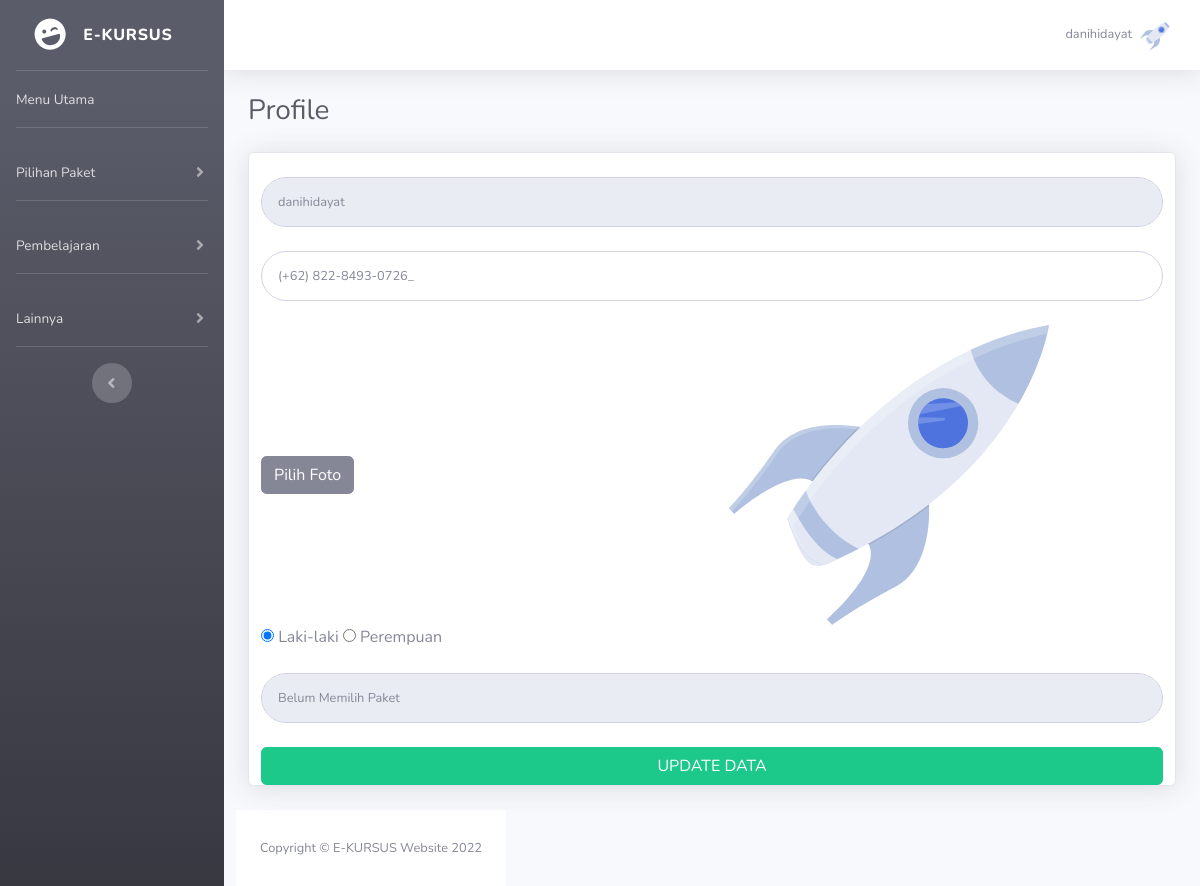
The app's page /projekan/on-user/profile.php (signed in) with its own data.
### tables this page shows
CREATE TABLE `data_user` (
  `username` VARCHAR(25) NOT NULL,
  `foto_profil` VARCHAR(50) DEFAULT 'undraw_rocket.svg',
  `bukti_pembayaran` VARCHAR(50) DEFAULT NULL,
  `jenis_kelamin` VARCHAR(25) DEFAULT NULL,
  `nomor_telepon` VARCHAR(25) DEFAULT NULL,
  `valid` VARCHAR(1) DEFAULT 'f',
  `masa_aktif` DATE DEFAULT NULL,
  `paket` INT(11) DEFAULT NULL
);

### projekan/on-user/profile.php (the view, shortened to what this page needs)
<?php
    include '../config.php';
    $sql_valid = "SELECT valid FROM data_user WHERE username = ? ";
    $check_log = $con->prepare($sql_valid);
    $check_log->bind_param('s',$_SESSION['nama']);
    $check_log->execute();
    $check_log->store_result();
    $check_log->bind_result($valid);
    $row = array();
    if ($check_log->fetch()) {
        $row = array('valid'=>$valid);
    }
    $sql_user = "SELECT foto_profil, jenis_kelamin, nomor_telepon, paket, masa_aktif FROM data_user WHERE username = ?";
    $check_user = $con->prepare($sql_user);
    $check_user->bind_param('s', $_SESSION['nama']);
    $check_user->execute();
    $check_user->store_result();
    $check_user->bind_result($foto_profil, $jenis_kelamin, $nomor_telepon, $paket, $masa_aktif);
    $rows = array();
    if ($check_user->fetch()) {
        $rows = array('foto_profil'=>$foto_profil, 'jenis_kelamin'=>$jenis_kelamin, 'nomor_telepon'=>$nomor_telepon, 'paket'=>$paket, 'masa_aktif'=>$masa_aktif);
    }
?>
<!DOCTYPE html>
<html lang="en">
<head>
    <link href="../assets/vendor/fontawesome-free/css/all.min.css" rel="stylesheet" type="text/css">
    <link href="../assets/css/sb-admin-2.min.css" rel="stylesheet">
</head>
<body id="page-top">
    <div id="wrapper">
        <ul class="navbar-nav bg-gradient-dark sidebar sidebar-dark accordion" id="accordionSidebar">
            <a class="sidebar-brand d-flex align-items-center justify-content-center" href="index.php">
                <div class="sidebar-brand-icon rotate-n-15">
                    <i class="fas fa-laugh-wink"></i>
                </div>
                <div class="sidebar-brand-text mx-3">E-KURSUS</div>
            </a>
            <hr class="sidebar-divider my-0">
            <li class="nav-item">
                <a class="nav-link" href="index.php">
                    <span>Menu Utama</span></a>
            </li>
            <hr class="sidebar-divider">
            <li class="nav-item">
                <a class="nav-link collapsed" href="#" data-toggle="collapse" data-target="#collapseTwo" aria-expanded="true" aria-controls="collapseTwo">
                    <span>Pilihan Paket</span>
                </a>
            </li>
            <hr class="sidebar-divider">
            <?php if ($row['valid'] == 'f' || $row['valid'] == 'i') { ?>
            <li class="nav-item disabled">
                <a class="nav-link collapsed disabled" href="#" data-toggle="collapse" data-target="#collapseUtilities"
                    aria-expanded="true" aria-controls="collapseUtilities">
                    <span> Pembelajaran </span>
                </a>
            </li>
            <?php } ?>
            <hr class="sidebar-divider">
            <li class="nav-item">
                <a class="nav-link collapsed" href="#" data-toggle="collapse" data-target="#collapsePages" aria-expanded="true" aria-controls="collapsePages">
                    <span>Lainnya</span>
                </a>
            </li>
            <hr class="sidebar-divider d-none d-md-block">
            <div class="text-center d-none d-md-inline">
                <button class="rounded-circle border-0" id="sidebarToggle"></button>
            </div>
        </ul>
        <div id="content-wrapper" class="d-flex flex-column">
            <div id="content">
                <nav class="navbar navbar-expand navbar-light bg-white topbar mb-4 static-top shadow">
                    <ul class="navbar-nav ml-auto">
                        <li class="nav-item dropdown no-arrow">
                            <a class="nav-link dropdown-toggle" href="#" id="userDropdown" role="button"
                                data-toggle="dropdown" aria-haspopup="true" aria-expanded="false">
                                <span class="mr-2 d-none d-lg-inline text-gray-600 small"><?php echo $_SESSION['nama']; ?></span>
                                <img class="img-profile rounded-circle" src="img/fotoprofil/<?php echo $rows['foto_profil']; ?>">
                            </a>
                        </li>
                    </ul>
                </nav>
                <div class="container-fluid">
                    <div class="d-sm-flex align-items-center justify-content-between mb-4">
                        <h1 class="h3 mb-0 text-gray-800"> Profile </h1>
                    </div>
                    <div class="row">
                        <form class="user col-xl-12 col-lg-7" method="POST" enctype="multipart/form-data" action="cek_profile.php">
                            <div class="card shadow mb-4">
                                <div class="col-md-auto">
                                    <br>
                                    <input type="text" name="username" class="form-control form-control-user" readonly placeholder="<?= $_SESSION['nama'] ?>">
                                    <br>
                                    <?php if ($nomor_telepon != NULL) { ?>
                                        <input type="text" name="nomor_hp" id="nomor_telepon" placeholder="<?= $nomor_telepon; ?>" class="form-control form-control-user" max="13">
                                    <?php }else { ?>
                                        <input type="text" name="nomor_hp" id="nomor_telepon" class="form-control form-control-user" max="13">
                                    <?php } ?>
                                    <br>
                                    <?php if ($foto_profil != NULL) { ?>
                                        <a href="#" onclick="document.getElementById('img_input_data').click(); return false;" class="btn btn-secondary"> Pilih Foto </a>
                                        <img id="blah" src="img/fotoprofil/<?= $foto_profil; ?>" alt="" width="400" height="300">
                                    <?php } ?>
                                    <br>
                                    <?php if ($jenis_kelamin == NULL) { ?>
                                        <input type="radio" name="jk" value="laki-laki"> Laki-Laki
                                        <input type="radio" name="jk" value="perempuan"> Perempuan
                                    <?php   }else {
                                                if ($jenis_kelamin == 'laki-laki') {
                                                    echo "<input type='radio' name='jk' value='laki-laki' checked> Laki-laki <input type='radio' name='jk' value='perempuan'> Perempuan";
                                                }else {
                                                    echo "<input type='radio' name='jk' value='laki-laki'> Laki-laki <input type='radio' name='jk' value='perempuan' checked> Perempuan";
                                                }
                                            } ?>
                                    <br> <br>
                                    <?php if ($row['valid'] == 'f') { ?>
                                        <input type="text" name="validasi" placeholder="Belum Memilih Paket" class="form-control form-control-user" readonly>
                                    <?php }else if ($row['valid'] == 'i') { ?>
                                        <input type="text" name="validasi" placeholder="Sedang Di Tinjau" class="form-control form-control-user" readonly>
                                    <?php
                                            }
                                    ?>
                                    <br>
                                    <input type="submit" class="btn btn-success btn-block" name="update" value="UPDATE DATA">
                                </div>
                            </div>
                        </form>
            <footer class="sticky-footer bg-white">
                <div class="container my-auto">
                    <div class="copyright text-center my-auto">
                        <span>Copyright &copy; E-KURSUS Website 2022</span>
                    </div>
                </div>
            </footer>
        </div>
    </div>
</body>
</html>

### records on screen
data_user: foto_profil (picture), nomor_hp "(+62) 822-8493-0726_"

### other values on screen
$_SESSION['nama'] "danihidayat"
